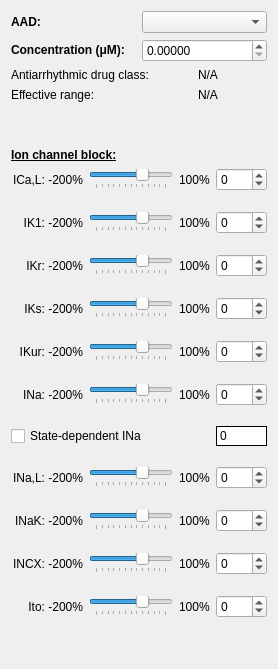
         <widget class="QWidget" name="tab_5">
          <attribute name="title">
           <string>AAD[1]</string>
          </attribute>
          <layout class="QGridLayout" name="gridLayout_16">
           <item row="1" column="0" colspan="2">
            <widget class="QLabel" name="lblAADInfo_3">
             <property name="toolTip">
              <string>&lt;html&gt;&lt;head/&gt;&lt;body&gt;&lt;p&gt;&lt;img src=&quot;:/AAD class/AADClass_v2resized.png&quot;/&gt;&lt;/p&gt;&lt;/body&gt;&lt;/html&gt;</string>
             </property>
             <property name="text">
              <string>Antiarrhythmic drug class:</string>
             </property>
             <property name="alignment">
              <set>Qt::AlignLeading|Qt::AlignLeft|Qt::AlignVCenter</set>
             </property>
            </widget>
           </item>
           <item row="0" column="0" colspan="3">
            <layout class="QGridLayout" name="gridLayout_2">
             <item row="0" column="2">
              <widget class="QComboBox" name="cmbAAD"/>
             </item>
             <item row="0" column="1">
              <widget class="QLabel" name="lblAAD">
               <property name="font">
                <font>
                 <weight>75</weight>
                 <bold>true</bold>
                </font>
               </property>
               <property name="text">
                <string>AAD: </string>
               </property>
              </widget>
             </item>
             <item row="1" column="1">
              <widget class="QLabel" name="lblConcentration">
               <property name="font">
                <font>
                 <weight>75</weight>
                 <bold>true</bold>
                </font>
               </property>
               <property name="text">
                <string>&lt;html&gt;&lt;head/&gt;&lt;body&gt;&lt;p&gt;Concentration (&amp;mu;M): &lt;/p&gt;&lt;/body&gt;&lt;/html&gt;</string>
               </property>
              </widget>
             </item>
             <item row="1" column="2">
              <widget class="QDoubleSpinBox" name="spinAADConcentration">
               <property name="decimals">
                <number>5</number>
               </property>
               <property name="maximum">
                <double>10000.989999999999782</double>
               </property>
               <property name="singleStep">
                <double>0.000010000000000</double>
               </property>
              </widget>
             </item>
            </layout>
           </item>
           <item row="1" column="2">
            <widget class="QLabel" name="aadc1">
             <property name="text">
              <string>N/A</string>
             </property>
            </widget>
           </item>
           <item row="3" column="0">
            <spacer name="verticalSpacer_4">
             <property name="orientation">
              <enum>Qt::Vertical</enum>
             </property>
             <property name="sizeType">
              <enum>QSizePolicy::Fixed</enum>
             </property>
             <property name="sizeHint" stdset="0">
              <size>
               <width>20</width>
               <height>40</height>
              </size>
             </property>
            </spacer>
           </item>
           <item row="4" column="0">
            <widget class="QLabel" name="label_24">
             <property name="font">
              <font>
               <weight>75</weight>
               <bold>true</bold>
               <underline>true</underline>
              </font>
             </property>
             <property name="text">
              <string>Ion channel block:</string>
             </property>
            </widget>
           </item>
           <item row="2" column="0">
            <widget class="QLabel" name="lblAADInfo">
             <property name="text">
              <string>Effective range:</string>
             </property>
             <property name="alignment">
              <set>Qt::AlignLeading|Qt::AlignLeft|Qt::AlignVCenter</set>
             </property>
            </widget>
           </item>
           <item row="5" column="0" colspan="3">
            <layout class="QGridLayout" name="gridLayout">
             <property name="verticalSpacing">
              <number>20</number>
             </property>
             <item row="11" column="2">
              <widget class="QLabel" name="label100Percent_7">
               <property name="text">
                <string>100%</string>
               </property>
              </widget>
             </item>
             <item row="10" column="0">
              <widget class="QLabel" name="lblINaK">
               <property name="text">
                <string>INaK: -200%</string>
               </property>
               <property name="alignment">
                <set>Qt::AlignRight|Qt::AlignTrailing|Qt::AlignVCenter</set>
               </property>
              </widget>
             </item>
             <item row="4" column="1">
              <widget class="QSlider" name="slideIKur">
               <property name="minimum">
                <number>-200</number>
               </property>
               <property name="maximum">
                <number>100</number>
               </property>
               <property name="singleStep">
                <number>5</number>
               </property>
               <property name="pageStep">
                <number>20</number>
               </property>
               <property name="orientation">
                <enum>Qt::Horizontal</enum>
               </property>
               <property name="tickPosition">
                <enum>QSlider::TicksBelow</enum>
               </property>
               <property name="tickInterval">
                <number>25</number>
               </property>
              </widget>
             </item>
             <item row="4" column="3">
              <widget class="QSpinBox" name="spinIKur">
               <property name="minimum">
                <number>-200</number>
               </property>
               <property name="maximum">
                <number>100</number>
               </property>
               <property name="singleStep">
                <number>5</number>
               </property>
              </widget>
             </item>
             <item row="4" column="0">
              <widget class="QLabel" name="lblIKur">
               <property name="text">
                <string>IKur: -200%</string>
               </property>
               <property name="alignment">
                <set>Qt::AlignRight|Qt::AlignTrailing|Qt::AlignVCenter</set>
               </property>
              </widget>
             </item>
             <item row="12" column="2">
              <widget class="QLabel" name="label100Percent_9">
               <property name="text">
                <string>100%</string>
               </property>
              </widget>
             </item>
             <item row="1" column="3">
              <widget class="QSpinBox" name="spinIK1">
               <property name="minimum">
                <number>-200</number>
               </property>
               <property name="maximum">
                <number>100</number>
               </property>
               <property name="singleStep">
                <number>5</number>
               </property>
              </widget>
             </item>
             <item row="12" column="1">
              <widget class="QSlider" name="slideIto">
               <property name="minimum">
                <number>-200</number>
               </property>
               <property name="maximum">
                <number>100</number>
               </property>
               <property name="singleStep">
                <number>5</number>
               </property>
               <property name="pageStep">
                <number>20</number>
               </property>
               <property name="orientation">
                <enum>Qt::Horizontal</enum>
               </property>
               <property name="tickPosition">
                <enum>QSlider::TicksBelow</enum>
               </property>
               <property name="tickInterval">
                <number>25</number>
               </property>
              </widget>
             </item>
             <item row="12" column="3">
              <widget class="QSpinBox" name="spinIto">
               <property name="minimum">
                <number>-200</number>
               </property>
               <property name="maximum">
                <number>100</number>
               </property>
               <property name="singleStep">
                <number>5</number>
               </property>
              </widget>
             </item>
             <item row="6" column="2">
              <widget class="QLabel" name="label100Percent">
               <property name="text">
                <string>100%</string>
               </property>
              </widget>
             </item>
             <item row="11" column="0">
              <widget class="QLabel" name="lblINCX">
               <property name="text">
                <string>INCX: -200%</string>
               </property>
               <property name="alignment">
                <set>Qt::AlignRight|Qt::AlignTrailing|Qt::AlignVCenter</set>
               </property>
              </widget>
             </item>
             <item row="11" column="3">
              <widget class="QSpinBox" name="spinINCX">
               <property name="minimum">
                <number>-200</number>
               </property>
               <property name="maximum">
                <number>100</number>
               </property>
               <property name="singleStep">
                <number>5</number>
               </property>
              </widget>
             </item>
             <item row="3" column="3">
              <widget class="QSpinBox" name="spinIKs">
               <property name="minimum">
                <number>-200</number>
               </property>
               <property name="maximum">
                <number>100</number>
               </property>
               <property name="singleStep">
                <number>5</number>
               </property>
              </widget>
             </item>
             <item row="8" column="2">
              <widget class="QLabel" name="label100Percent_10">
               <property name="text">
                <string>100%</string>
               </property>
              </widget>
             </item>
             <item row="10" column="2">
              <widget class="QLabel" name="label100Percent_6">
               <property name="text">
                <string>100%</string>
               </property>
              </widget>
             </item>
             <item row="4" column="2">
              <widget class="QLabel" name="label100Percent_8">
               <property name="text">
                <string>100%</string>
               </property>
              </widget>
             </item>
             <item row="6" column="0">
              <widget class="QLabel" name="lblINa">
               <property name="text">
                <string>INa: -200%</string>
               </property>
               <property name="alignment">
                <set>Qt::AlignRight|Qt::AlignTrailing|Qt::AlignVCenter</set>
               </property>
              </widget>
             </item>
             <item row="12" column="0">
              <widget class="QLabel" name="lblIto">
               <property name="text">
                <string>Ito: -200%</string>
               </property>
               <property name="alignment">
                <set>Qt::AlignRight|Qt::AlignTrailing|Qt::AlignVCenter</set>
               </property>
              </widget>
             </item>
             <item row="11" column="1">
              <widget class="QSlider" name="slideINCX">
               <property name="minimum">
                <number>-200</number>
               </property>
               <property name="maximum">
                <number>100</number>
               </property>
               <property name="singleStep">
                <number>5</number>
               </property>
               <property name="pageStep">
                <number>20</number>
               </property>
               <property name="orientation">
                <enum>Qt::Horizontal</enum>
               </property>
               <property name="tickPosition">
                <enum>QSlider::TicksBelow</enum>
               </property>
               <property name="tickInterval">
                <number>25</number>
               </property>
              </widget>
             </item>
             <item row="10" column="1">
              <widget class="QSlider" name="slideINaK">
               <property name="minimum">
                <number>-200</number>
               </property>
               <property name="maximum">
                <number>100</number>
               </property>
               <property name="singleStep">
                <number>5</number>
               </property>
               <property name="pageStep">
                <number>20</number>
               </property>
               <property name="orientation">
                <enum>Qt::Horizontal</enum>
               </property>
               <property name="tickPosition">
                <enum>QSlider::TicksBelow</enum>
               </property>
               <property name="tickInterval">
                <number>25</number>
               </property>
              </widget>
             </item>
             <item row="2" column="2">
              <widget class="QLabel" name="label100Percent_2">
               <property name="text">
                <string>100%</string>
               </property>
              </widget>
             </item>
             <item row="10" column="3">
              <widget class="QSpinBox" name="spinINaK">
               <property name="minimum">
                <number>-200</number>
               </property>
               <property name="maximum">
                <number>100</number>
               </property>
               <property name="singleStep">
                <number>5</number>
               </property>
              </widget>
             </item>
             <item row="3" column="2">
              <widget class="QLabel" name="label100Percent_3">
               <property name="text">
                <string>100%</string>
               </property>
              </widget>
             </item>
             <item row="8" column="0">
              <widget class="QLabel" name="lblINaL">
               <property name="text">
                <string>INa,L: -200%</string>
               </property>
               <property name="alignment">
                <set>Qt::AlignRight|Qt::AlignTrailing|Qt::AlignVCenter</set>
               </property>
              </widget>
             </item>
             <item row="2" column="3">
              <widget class="QSpinBox" name="spinIKr">
               <property name="minimum">
                <number>-200</number>
               </property>
               <property name="maximum">
                <number>100</number>
               </property>
               <property name="singleStep">
                <number>5</number>
               </property>
              </widget>
             </item>
             <item row="3" column="0">
              <widget class="QLabel" name="lblIKs">
               <property name="text">
                <string>IKs: -200%</string>
               </property>
               <property name="alignment">
                <set>Qt::AlignRight|Qt::AlignTrailing|Qt::AlignVCenter</set>
               </property>
              </widget>
             </item>
             <item row="8" column="1">
              <widget class="QSlider" name="slideINaL">
               <property name="minimum">
                <number>-200</number>
               </property>
               <property name="maximum">
                <number>100</number>
               </property>
               <property name="singleStep">
                <number>5</number>
               </property>
               <property name="pageStep">
                <number>20</number>
               </property>
               <property name="orientation">
                <enum>Qt::Horizontal</enum>
               </property>
               <property name="tickPosition">
                <enum>QSlider::TicksBelow</enum>
               </property>
               <property name="tickInterval">
                <number>25</number>
               </property>
              </widget>
             </item>
             <item row="3" column="1">
              <widget class="QSlider" name="slideIKs">
               <property name="minimum">
                <number>-200</number>
               </property>
               <property name="maximum">
                <number>100</number>
               </property>
               <property name="singleStep">
                <number>5</number>
               </property>
               <property name="pageStep">
                <number>20</number>
               </property>
               <property name="orientation">
                <enum>Qt::Horizontal</enum>
               </property>
               <property name="tickPosition">
                <enum>QSlider::TicksBelow</enum>
               </property>
               <property name="tickInterval">
                <number>25</number>
               </property>
              </widget>
             </item>
             <item row="6" column="1">
              <widget class="QSlider" name="slideINa">
               <property name="minimum">
                <number>-200</number>
               </property>
               <property name="maximum">
                <number>100</number>
               </property>
               <property name="singleStep">
                <number>5</number>
               </property>
               <property name="pageStep">
                <number>20</number>
               </property>
               <property name="orientation">
                <enum>Qt::Horizontal</enum>
               </property>
               <property name="tickPosition">
                <enum>QSlider::TicksBelow</enum>
               </property>
               <property name="tickInterval">
                <number>25</number>
               </property>
              </widget>
             </item>
             <item row="1" column="1">
              <widget class="QSlider" name="slideIK1">
               <property name="minimum">
                <number>-200</number>
               </property>
               <property name="maximum">
                <number>100</number>
               </property>
               <property name="singleStep">
                <number>5</number>
               </property>
               <property name="pageStep">
                <number>20</number>
               </property>
               <property name="orientation">
                <enum>Qt::Horizontal</enum>
               </property>
               <property name="tickPosition">
                <enum>QSlider::TicksBelow</enum>
               </property>
               <property name="tickInterval">
                <number>25</number>
               </property>
              </widget>
             </item>
             <item row="1" column="0">
              <widget class="QLabel" name="lblIK1">
               <property name="layoutDirection">
                <enum>Qt::LeftToRight</enum>
               </property>
               <property name="text">
                <string>IK1: -200%</string>
               </property>
               <property name="alignment">
                <set>Qt::AlignRight|Qt::AlignTrailing|Qt::AlignVCenter</set>
               </property>
              </widget>
             </item>
             <item row="0" column="1">
              <widget class="QSlider" name="slideICaL">
               <property name="minimum">
                <number>-200</number>
               </property>
               <property name="maximum">
                <number>100</number>
               </property>
               <property name="singleStep">
                <number>5</number>
               </property>
               <property name="pageStep">
                <number>20</number>
               </property>
               <property name="orientation">
                <enum>Qt::Horizontal</enum>
               </property>
               <property name="tickPosition">
                <enum>QSlider::TicksBelow</enum>
               </property>
               <property name="tickInterval">
                <number>25</number>
               </property>
              </widget>
             </item>
             <item row="0" column="0">
              <widget class="QLabel" name="lblICaL">
               <property name="text">
                <string>ICa,L: -200%</string>
               </property>
               <property name="indent">
                <number>2</number>
               </property>
              </widget>
             </item>
             <item row="1" column="2">
              <widget class="QLabel" name="label100Percent_4">
               <property name="text">
                <string>100%</string>
               </property>
              </widget>
             </item>
             <item row="2" column="1">
              <widget class="QSlider" name="slideIKr">
               <property name="minimum">
                <number>-200</number>
               </property>
               <property name="maximum">
                <number>100</number>
               </property>
               <property name="singleStep">
                <number>5</number>
               </property>
               <property name="pageStep">
                <number>20</number>
               </property>
               <property name="orientation">
                <enum>Qt::Horizontal</enum>
               </property>
               <property name="tickPosition">
                <enum>QSlider::TicksBelow</enum>
               </property>
               <property name="tickInterval">
                <number>25</number>
               </property>
              </widget>
             </item>
             <item row="0" column="3">
              <widget class="QSpinBox" name="spinICaL">
               <property name="minimum">
                <number>-200</number>
               </property>
               <property name="maximum">
                <number>100</number>
               </property>
               <property name="singleStep">
                <number>5</number>
               </property>
              </widget>
             </item>
             <item row="2" column="0">
              <widget class="QLabel" name="lblIKr">
               <property name="text">
                <string>IKr: -200%</string>
               </property>
               <property name="alignment">
                <set>Qt::AlignRight|Qt::AlignTrailing|Qt::AlignVCenter</set>
               </property>
              </widget>
             </item>
             <item row="0" column="2">
              <widget class="QLabel" name="label100Percent_5">
               <property name="text">
                <string>100%</string>
               </property>
              </widget>
             </item>
             <item row="6" column="3">
              <widget class="QSpinBox" name="spinINa">
               <property name="minimum">
                <number>-200</number>
               </property>
               <property name="maximum">
                <number>100</number>
               </property>
               <property name="singleStep">
                <number>5</number>
               </property>
              </widget>
             </item>
             <item row="8" column="3">
              <widget class="QSpinBox" name="spinINaL">
               <property name="minimum">
                <number>-200</number>
               </property>
               <property name="maximum">
                <number>100</number>
               </property>
               <property name="singleStep">
                <number>5</number>
               </property>
              </widget>
             </item>
             <item row="7" column="0" colspan="3">
              <widget class="QCheckBox" name="markov_1">
               <property name="layoutDirection">
                <enum>Qt::LeftToRight</enum>
               </property>
               <property name="text">
                <string>State-dependent INa</string>
               </property>
               <property name="checked">
                <bool>false</bool>
               </property>
              </widget>
             </item>
             <item row="7" column="3">
              <widget class="QLabel" name="ina_block1">
               <property name="autoFillBackground">
                <bool>false</bool>
               </property>
               <property name="styleSheet">
                <string notr="true">background-color: rgb(255, 255, 255);</string>
               </property>
               <property name="frameShape">
                <enum>QFrame::Panel</enum>
               </property>
               <property name="text">
                <string>0</string>
               </property>
               <property name="alignment">
                <set>Qt::AlignLeading|Qt::AlignLeft|Qt::AlignVCenter</set>
               </property>
              </widget>
             </item>
            </layout>
           </item>
           <item row="6" column="0" colspan="3">
            <spacer name="verticalSpacer_3">
             <property name="orientation">
              <enum>Qt::Vertical</enum>
             </property>
             <property name="sizeHint" stdset="0">
              <size>
               <width>20</width>
               <height>40</height>
              </size>
             </property>
            </spacer>
           </item>
           <item row="2" column="2">
            <widget class="QLabel" name="er1">
             <property name="text">
              <string>N/A</string>
             </property>
            </widget>
           </item>
          </layout>
         </widget>
